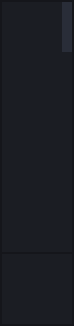
        <widget class="QFrame" name="frame_left_menu">
         <property name="maximumSize">
          <size>
           <width>70</width>
           <height>16777215</height>
          </size>
         </property>
         <property name="styleSheet">
          <string notr="true">background-color: rgb(27, 29, 35);</string>
         </property>
         <property name="frameShape">
          <enum>QFrame::StyledPanel</enum>
         </property>
         <property name="frameShadow">
          <enum>QFrame::Raised</enum>
         </property>
         <layout class="QVBoxLayout" name="verticalLayout_2">
          <property name="spacing">
           <number>0</number>
          </property>
          <property name="leftMargin">
           <number>0</number>
          </property>
          <property name="topMargin">
           <number>0</number>
          </property>
          <property name="rightMargin">
           <number>0</number>
          </property>
          <property name="bottomMargin">
           <number>0</number>
          </property>
          <item alignment="Qt::AlignTop">
           <widget class="QFrame" name="frame_menu">
            <property name="frameShape">
             <enum>QFrame::StyledPanel</enum>
            </property>
            <property name="frameShadow">
             <enum>QFrame::Raised</enum>
            </property>
            <layout class="QGridLayout" name="gridLayout_3">
             <property name="leftMargin">
              <number>0</number>
             </property>
             <property name="topMargin">
              <number>0</number>
             </property>
             <property name="rightMargin">
              <number>0</number>
             </property>
             <property name="bottomMargin">
              <number>0</number>
             </property>
             <property name="spacing">
              <number>0</number>
             </property>
             <item row="1" column="0">
              <widget class="QPushButton" name="btn_menuLung">
               <property name="sizePolicy">
                <sizepolicy hsizetype="Expanding" vsizetype="Fixed">
                 <horstretch>0</horstretch>
                 <verstretch>0</verstretch>
                </sizepolicy>
               </property>
               <property name="minimumSize">
                <size>
                 <width>0</width>
                 <height>50</height>
                </size>
               </property>
               <property name="styleSheet">
                <string notr="true">QPushButton {	
	border: none;
	background-color: transparent;
}
QPushButton:hover {
	background-color: rgb(52, 59, 72);
}
QPushButton:pressed {	
	background-color: rgb(85, 170, 255);
}</string>
               </property>
               <property name="text">
                <string/>
               </property>
               <property name="icon">
                <iconset resource="../resource.qrc">
                 <normaloff>:/asset/asset/lungs-icon-11.png</normaloff>:/asset/asset/lungs-icon-11.png</iconset>
               </property>
               <property name="iconSize">
                <size>
                 <width>35</width>
                 <height>35</height>
                </size>
               </property>
              </widget>
             </item>
             <item row="4" column="0">
              <widget class="QPushButton" name="btn_menuDataBase">
               <property name="minimumSize">
                <size>
                 <width>0</width>
                 <height>50</height>
                </size>
               </property>
               <property name="styleSheet">
                <string notr="true">QPushButton {	
	border: none;
	background-color: transparent;
}
QPushButton:hover {
	background-color: rgb(52, 59, 72);
}
QPushButton:pressed {	
	background-color: rgb(85, 170, 255);
}</string>
               </property>
               <property name="text">
                <string/>
               </property>
               <property name="icon">
                <iconset resource="../resource.qrc">
                 <normaloff>:/24x24/icons/24x24/cil-notes.png</normaloff>:/24x24/icons/24x24/cil-notes.png</iconset>
               </property>
               <property name="iconSize">
                <size>
                 <width>30</width>
                 <height>30</height>
                </size>
               </property>
              </widget>
             </item>
             <item row="0" column="0">
              <widget class="QPushButton" name="btn_menuInputInfor">
               <property name="minimumSize">
                <size>
                 <width>0</width>
                 <height>50</height>
                </size>
               </property>
               <property name="styleSheet">
                <string notr="true">QPushButton {	
	border: none;
	background-color: transparent;
}
QPushButton:hover {
	background-color: rgb(52, 59, 72);
}
QPushButton:pressed {	
	background-color: rgb(85, 170, 255);
}</string>
               </property>
               <property name="text">
                <string/>
               </property>
               <property name="icon">
                <iconset resource="../resource.qrc">
                 <normaloff>:/24x24/icons/24x24/cil-medical-cross.png</normaloff>:/24x24/icons/24x24/cil-medical-cross.png</iconset>
               </property>
               <property name="iconSize">
                <size>
                 <width>35</width>
                 <height>35</height>
                </size>
               </property>
              </widget>
             </item>
             <item row="2" column="0">
              <widget class="QPushButton" name="btn_menuStomache">
               <property name="minimumSize">
                <size>
                 <width>0</width>
                 <height>50</height>
                </size>
               </property>
               <property name="styleSheet">
                <string notr="true">QPushButton {	
	border: none;
	background-color: transparent;
}
QPushButton:hover {
	background-color: rgb(52, 59, 72);
}
QPushButton:pressed {	
	background-color: rgb(85, 170, 255);
}</string>
               </property>
               <property name="text">
                <string/>
               </property>
               <property name="icon">
                <iconset resource="../resource.qrc">
                 <normaloff>:/asset/asset/stomach-512.png</normaloff>:/asset/asset/stomach-512.png</iconset>
               </property>
               <property name="iconSize">
                <size>
                 <width>35</width>
                 <height>35</height>
                </size>
               </property>
               <property name="flat">
                <bool>false</bool>
               </property>
              </widget>
             </item>
             <item row="3" column="0">
              <widget class="QPushButton" name="btn_MenuCtScan">
               <property name="minimumSize">
                <size>
                 <width>0</width>
                 <height>50</height>
                </size>
               </property>
               <property name="styleSheet">
                <string notr="true">QPushButton {	
	border: none;
	background-color: transparent;
}
QPushButton:hover {
	background-color: rgb(52, 59, 72);
}
QPushButton:pressed {	
	background-color: rgb(85, 170, 255);
}</string>
               </property>
               <property name="text">
                <string/>
               </property>
               <property name="icon">
                <iconset resource="../resource.qrc">
                 <normaloff>:/asset/asset/ct-scan.png</normaloff>:/asset/asset/ct-scan.png</iconset>
               </property>
               <property name="iconSize">
                <size>
                 <width>30</width>
                 <height>30</height>
                </size>
               </property>
              </widget>
             </item>
             <item row="0" column="1">
              <widget class="QLabel" name="label_btn_menuInputInfor">
               <property name="minimumSize">
                <size>
                 <width>10</width>
                 <height>0</height>
                </size>
               </property>
               <property name="styleSheet">
                <string notr="true">background-color: rgb(41, 45, 56);</string>
               </property>
               <property name="text">
                <string/>
               </property>
              </widget>
             </item>
             <item row="1" column="1">
              <widget class="QLabel" name="label_btn_menuLung">
               <property name="minimumSize">
                <size>
                 <width>10</width>
                 <height>0</height>
                </size>
               </property>
               <property name="text">
                <string/>
               </property>
              </widget>
             </item>
             <item row="2" column="1">
              <widget class="QLabel" name="label_btn_menuStomache">
               <property name="minimumSize">
                <size>
                 <width>10</width>
                 <height>0</height>
                </size>
               </property>
               <property name="text">
                <string/>
               </property>
              </widget>
             </item>
             <item row="3" column="1">
              <widget class="QLabel" name="label_btn_MenuCtScan">
               <property name="minimumSize">
                <size>
                 <width>10</width>
                 <height>0</height>
                </size>
               </property>
               <property name="text">
                <string/>
               </property>
              </widget>
             </item>
             <item row="4" column="1">
              <widget class="QLabel" name="label_btn_menuDataBase">
               <property name="minimumSize">
                <size>
                 <width>10</width>
                 <height>0</height>
                </size>
               </property>
               <property name="text">
                <string/>
               </property>
              </widget>
             </item>
            </layout>
           </widget>
          </item>
          <item alignment="Qt::AlignBottom">
           <widget class="QFrame" name="frame_about">
            <property name="frameShape">
             <enum>QFrame::StyledPanel</enum>
            </property>
            <property name="frameShadow">
             <enum>QFrame::Raised</enum>
            </property>
            <layout class="QVBoxLayout" name="verticalLayout_4">
             <property name="spacing">
              <number>0</number>
             </property>
             <property name="leftMargin">
              <number>0</number>
             </property>
             <property name="topMargin">
              <number>0</number>
             </property>
             <property name="rightMargin">
              <number>0</number>
             </property>
             <property name="bottomMargin">
              <number>0</number>
             </property>
             <item>
              <widget class="QPushButton" name="btn_about">
               <property name="minimumSize">
                <size>
                 <width>70</width>
                 <height>70</height>
                </size>
               </property>
               <property name="styleSheet">
                <string notr="true">QPushButton {	
	border: none;
	background-color: transparent;
}
QPushButton:hover {
	background-color: rgb(52, 59, 72);
}
QPushButton:pressed {	
	background-color: rgb(85, 170, 255);
}</string>
               </property>
               <property name="text">
                <string/>
               </property>
               <property name="icon">
                <iconset resource="../resource.qrc">
                 <normaloff>:/24x24/icons/24x24/cil-options.png</normaloff>:/24x24/icons/24x24/cil-options.png</iconset>
               </property>
               <property name="iconSize">
                <size>
                 <width>35</width>
                 <height>35</height>
                </size>
               </property>
              </widget>
             </item>
            </layout>
           </widget>
          </item>
         </layout>
        </widget>
